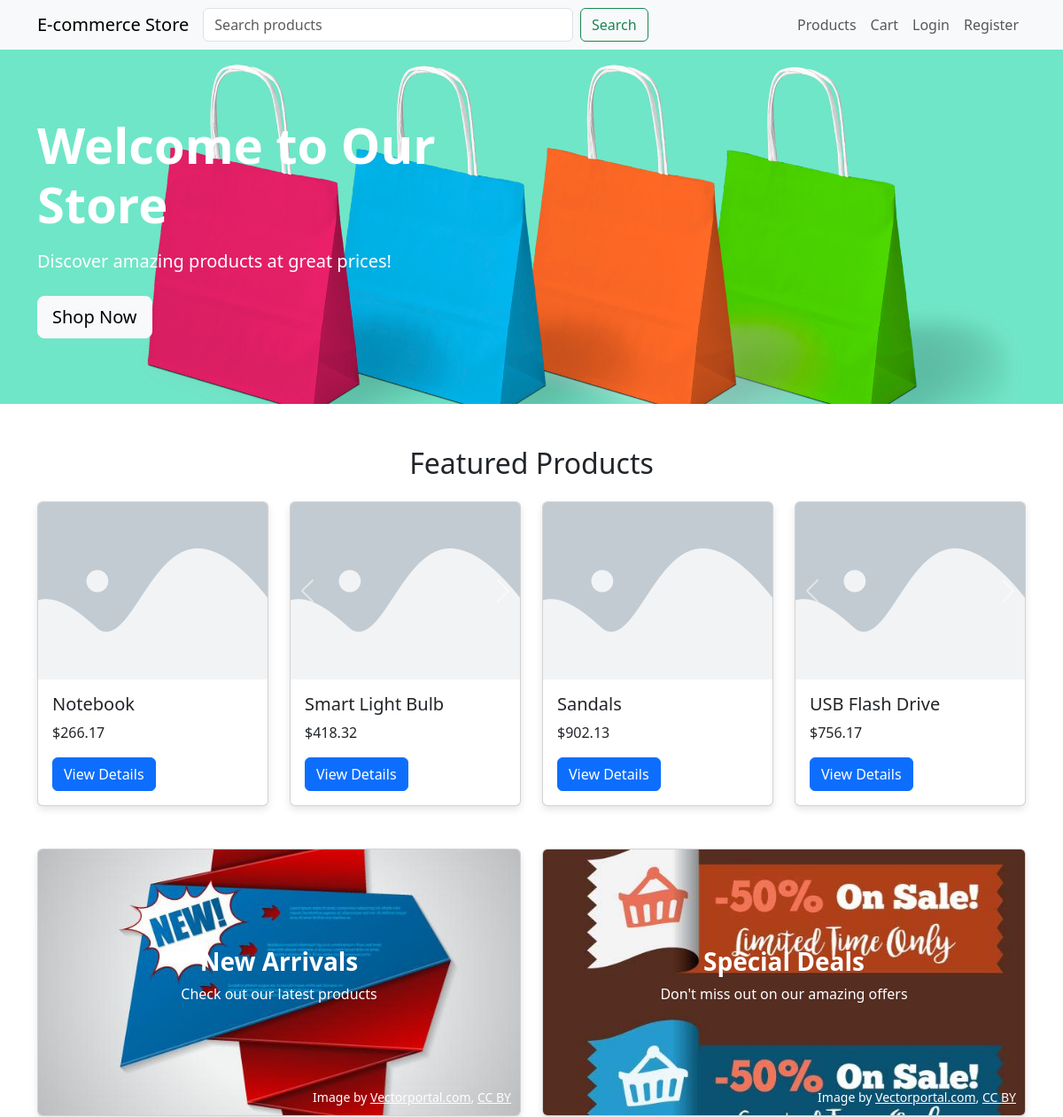
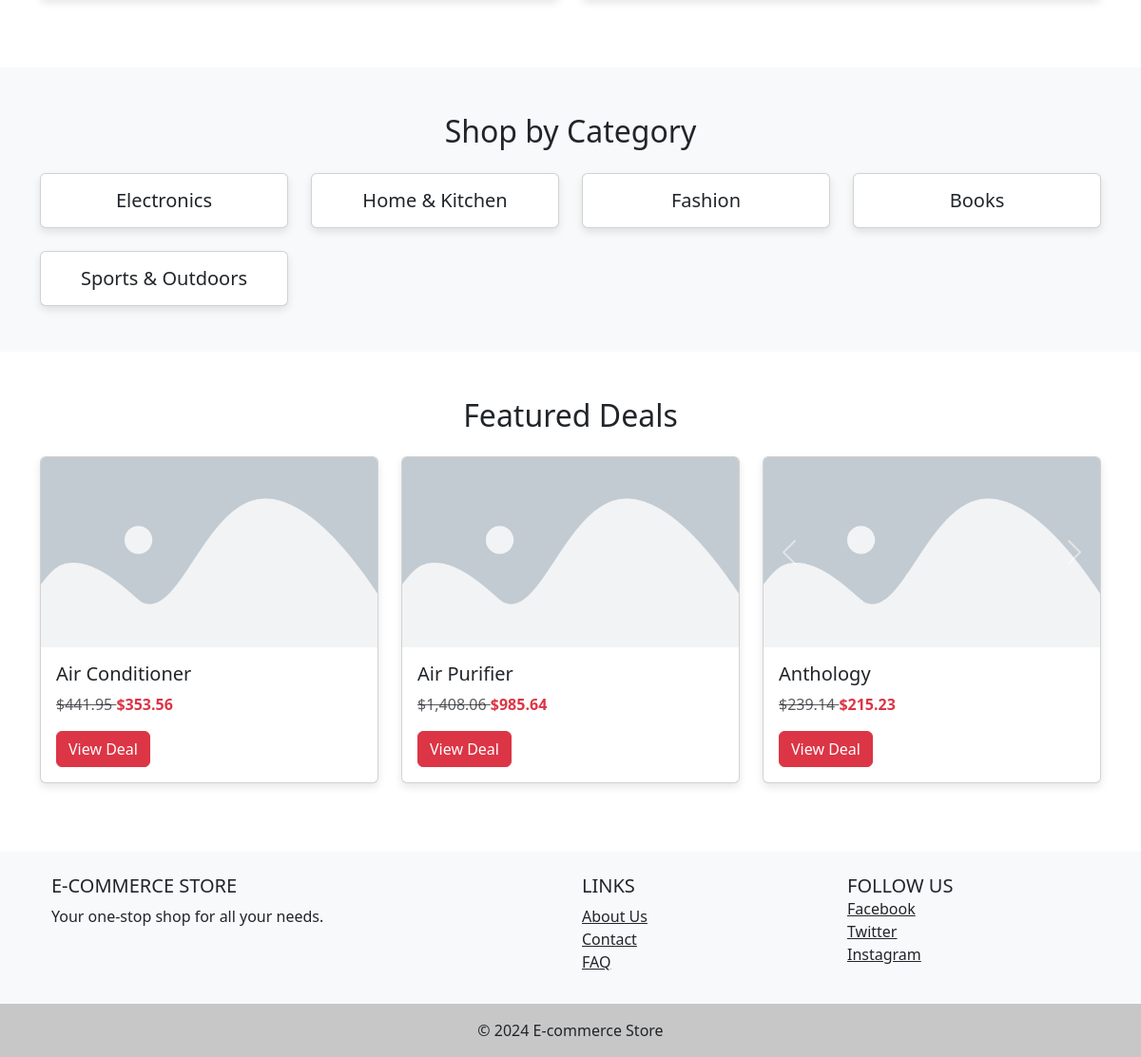
The page / on the database its author committed (2 pictures, top to bottom).
### tables this page shows
CREATE TABLE products
(
    id INTEGER PRIMARY KEY AUTOINCREMENT,
    name TEXT NOT NULL,
    description TEXT,
    price DECIMAL
(10, 2) NOT NULL,
    category_id INTEGER,
    stock_quantity INTEGER DEFAULT 0,
    is_deal BOOLEAN DEFAULT 0,
    created_at DATETIME DEFAULT CURRENT_TIMESTAMP,
    FOREIGN KEY
(category_id) REFERENCES categories
(id)
);

CREATE TABLE categories
(
    id INTEGER PRIMARY KEY AUTOINCREMENT,
    name TEXT NOT NULL UNIQUE
);

### app/app.py (the view)
@app.route('/')
def index():
    featured_products = get_products(limit=4, random=True)
    categories = db.execute("SELECT * FROM categories")
    deals = get_products(limit=3, is_deal=True)
    return render_template('index.html', featured_products=featured_products, categories=categories, deals=deals)

### app/app.py (called while the page is built)
@app.after_request
def after_request(response):
    response.headers["Cache-Control"] = "no-cache, no-store, must-revalidate"
    response.headers["Expires"] = 0
    response.headers["Pragma"] = "no-cache"
    return response

### app/helpers.py (called while the page is built)
def format_currency(value):
    return f"${value:,.2f}"

### app/templates/index.html (shortened to what this page needs)
{% extends "layout.html" %}
{% block content %}
<section class="hero-section mb-5"
    style="background-image: url('{{ url_for('static', filename='hero_image_banner.jpg') }}'); background-size: cover; background-position: center; height: 400px;">
    <div class="container h-100">
        <div class="row align-items-center h-100">
            <div class="col-md-6">
                <h1 class="display-4 fw-bold mb-3 text-white">Welcome to Our Store</h1>
                <p class="lead mb-4 text-white">Discover amazing products at great prices!</p>
                <a href="{{ url_for('get_products') }}" class="btn btn-light btn-lg">Shop Now</a>
            </div>
        </div>
    </div>
</section>
<section class="container mb-5">
    <h2 class="section-title text-center mb-4">Featured Products</h2>
    <div class="row row-cols-1 row-cols-md-4 g-4">
        {% for product in featured_products %}
        <div class="col">
            <div class="card h-100 featured-product-card">
                {% if product.is_deal %}
                <div class="position-absolute top-0 start-0 bg-danger text-white px-2 py-1 m-2 rounded">Special Deal
                </div>
                {% endif %}
                <div id="carousel-{{ product.id }}" class="carousel slide" data-bs-ride="carousel">
                    <div class="carousel-inner">
                        {% for image in product.images %}
                        <div class="carousel-item {% if loop.first %}active{% endif %}">
                            <img src="{{ image }}" class="d-block w-100 card-img-top" alt="{{ product.name }}"
                                style="height: 200px; object-fit: cover;"
                                onerror="this.onerror=null; this.src='{{ url_for('static', filename='placeholder_img1.webp') }}';">
                        </div>
                        {% endfor %}
                    </div>
                    {% if product.images|length > 1 %}
                    <button class="carousel-control-prev" type="button" data-bs-target="#carousel-{{ product.id }}"
                        data-bs-slide="prev">
                        <span class="carousel-control-prev-icon" aria-hidden="true"></span>
                    </button>
                    <button class="carousel-control-next" type="button" data-bs-target="#carousel-{{ product.id }}"
                        data-bs-slide="next">
                        <span class="carousel-control-next-icon" aria-hidden="true"></span>
                    </button>
                    {% endif %}
                </div>
                <div class="card-body">
                    <h5 class="card-title">{{ product.name }}</h5>
                    <p class="card-text">{{ product.price | format_currency }}</p>
                    <a href="{{ url_for('get_product', product_id=product.id) }}" class="btn btn-primary">View
                        Details</a>
                </div>
            </div>
        </div>
        {% endfor %}
    </div>
</section>
<section class="container mb-5">
    <div class="row">
        <div class="col-md-6 mb-4">
            <div class="card big-card h-100">
                <img src="{{ url_for('static', filename='new_arrivals.jpg') }}" class="card-img" alt="New Arrivals"
                    style="height: 300px; object-fit: cover;">
                <div class="card-img-overlay d-flex align-items-center justify-content-center">
                    <div class="text-center">
                        <h3 class="card-title text-white text-shadow fw-bold">New Arrivals</h3>
                        <p class="card-text text-white text-shadow">Check out our latest products</p>
                        <div class="text-white text-shadow small"
                            style="position: absolute; bottom: 10px; right: 10px;">
                            Image by <a href="https://www.vectorportal.com" class="text-white">Vectorportal.com</a>,
                            <a class="text-white" href="https://creativecommons.org/licenses/by/4.0/">CC BY</a>
                        </div>
                    </div>
                </div>
            </div>
        </div>
        <div class="col-md-6 mb-4">
            <div class="card big-card h-100">
                <img src="{{ url_for('static', filename='special_deals.jpg') }}" class="card-img" alt="Special Deals"
                    style="height: 300px; object-fit: cover;">
                <div class="card-img-overlay d-flex align-items-center justify-content-center">
                    <div class="text-center">
                        <h3 class="card-title text-white text-shadow fw-bold">Special Deals</h3>
                        <p class="card-text text-white text-shadow">Don't miss out on our amazing offers</p>
                        <div class="text-white text-shadow small"
                            style="position: absolute; bottom: 10px; right: 10px;">
                            Image by <a href="https://www.vectorportal.com" class="text-white">Vectorportal.com</a>,
                            <a class="text-white" href="https://creativecommons.org/licenses/by/4.0/">CC BY</a>
                        </div>
                    </div>
                </div>
            </div>
        </div>
    </div>
</section>
<section class="bg-light py-5 mb-5">
    <div class="container">
        <h2 class="section-title text-center mb-4">Shop by Category</h2>
        <div class="row row-cols-2 row-cols-md-4 g-4">
            {% for category in categories %}
            <div class="col">
                <a href="{{ url_for('get_products', category_id=category.id) }}" class="text-decoration-none">
                    <div class="card category-card"
                        style="background-image: url('{{ url_for('static', filename='category_' + category.name.lower() + '.jpg') }}');">
                        <div class="card-body text-center">
                            <h5 class="card-title mb-0">{{ category.name }}</h5>
                        </div>
                    </div>
                </a>
            </div>
            {% endfor %}
        </div>
    </div>
</section>
<section class="container mb-5">
    <h2 class="section-title text-center mb-4">Featured Deals</h2>
    <div class="row row-cols-1 row-cols-md-3 g-4">
        {% for deal in deals %}
        <div class="col">
            <div class="card h-100 featured-product-card">
                <div class="position-absolute top-0 start-0 bg-danger text-white px-2 py-1 m-2 rounded">Special Deal
                </div>
                <div id="carousel-deal-{{ deal.id }}" class="carousel slide" data-bs-ride="carousel">
                    <div class="carousel-inner">
                        {% for image in deal.images %}
                        <div class="carousel-item {% if loop.first %}active{% endif %}">
                            <img src="{{ image }}" class="d-block w-100 card-img-top" alt="{{ deal.name }}"
                                style="height: 200px; object-fit: cover;"
                                onerror="this.onerror=null; this.src='{{ url_for('static', filename='placeholder_img1.webp') }}';">
                        </div>
                        {% endfor %}
                    </div>
                    {% if deal.images|length > 1 %}
                    <button class="carousel-control-prev" type="button" data-bs-target="#carousel-deal-{{ deal.id }}"
                        data-bs-slide="prev">
                        <span class="carousel-control-prev-icon" aria-hidden="true"></span>
                    </button>
                    <button class="carousel-control-next" type="button" data-bs-target="#carousel-deal-{{ deal.id }}"
                        data-bs-slide="next">
                        <span class="carousel-control-next-icon" aria-hidden="true"></span>
                    </button>
                    {% endif %}
                </div>
                <div class="card-body">
                    <h5 class="card-title">{{ deal.name }}</h5>
                    <p class="card-text">
                        <span class="text-muted text-decoration-line-through">
                            {{ (deal.price / (1 - (0.1 * (loop.index % 3 + 1)))) | format_currency }}
                        </span>
                        <span class="text-danger fw-bold">
                            {{ deal.price | format_currency }}
                        </span>
                    </p>
                    <a href="{{ url_for('get_product', product_id=deal.id) }}" class="btn btn-danger">View Deal</a>
                </div>
            </div>
        </div>
        {% endfor %}
    </div>
</section>
{% endblock %}

### app/static/styles.css (style rules this page uses)
html, body { height: 100%; margin: 0; }
body { display: flex; flex-direction: column; }
.card { box-shadow: 0 4px 8px rgba(0, 0, 0, 0.1); }

### rows shown on the page
products: name "Notebook", price "$266.17"
products: name "Smart Light Bulb", price "$418.32"
products: name "Sandals", price "$902.13"
products: name "USB Flash Drive", price "$756.17"
categories: name "Electronics"
categories: name "Home & Kitchen"
categories: name "Fashion"
categories: name "Books"
categories: name "Sports & Outdoors"
products: name "Air Conditioner", price "$441.95", price "$353.56"
products: name "Air Purifier", price "$1,408.06", price "$985.64"
products: name "Anthology", price "$239.14", price "$215.23"
